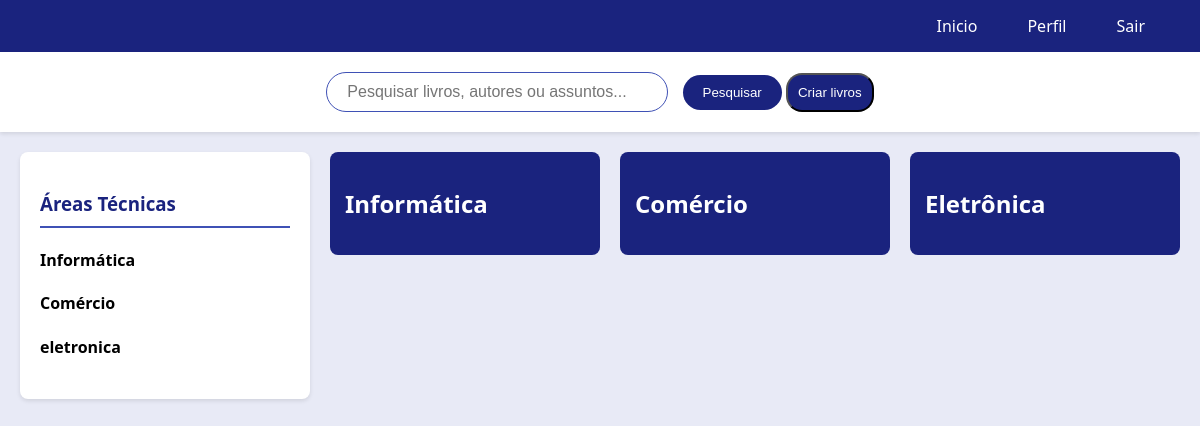
The page /livros_create/recovery (signed in) on the database as committed earlier.
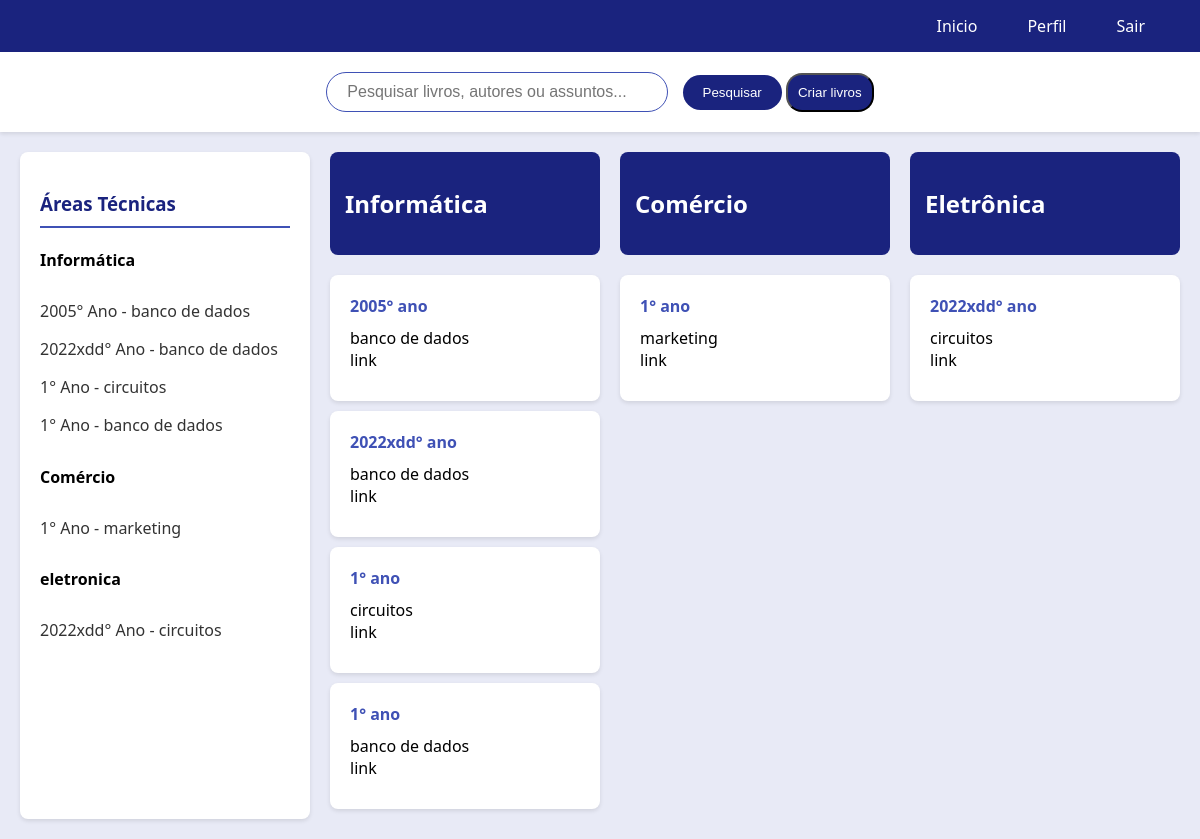
The same page on the database as committed later.
### models/livros_create.py (models this page shows, shortened)
class livros_create(db.Model):
    __tablename__= "livros_create"
    id = db.Column(db.Integer, primary_key = True)
    titulo = db.Column(db.String(100))
    ano = db.Column(db.String(100))
    curso = db.Column(db.String(100))
    link = db.Column(db.String(100))
    materia = db.Column(db.String(100))
    def __repr__(self):
        return "<livros_create {}>".format(self.id)

### controllers/livros_create.py (the view)
@bp_livros_create.route('/recovery')
def recovery():
    if request.method == 'GET':
        livros= livros_create.query.all()
        print(livros)
        return render_template("biblioteca.html",livros = livros)

### controllers/usuario.py (called while the page is built)
@lm.user_loader
def load_user(id):
    usuario = Usuario.query.filter_by(id=id).first()
    return usuario

### templates/biblioteca.html (shortened to what this page needs)
<!DOCTYPE html>
<html lang="pt-BR">
<head>
  <link rel="stylesheet" href="{{ url_for('static', filename='css/biblioteca.css') }}">
</head>
<body>
  <nav class="top-nav">
    <a href="{{url_for('inicio')}}" class="nav-link">Inicio</a>
    <a href="{{ url_for('perfil') }}" class="nav-link">Perfil</a>
    <a href="{{ url_for('usuarios.logout') }}" class="nav-link">Sair</a>
  </nav>
  <div class="search-container">
    <input type="text" class="search-input" placeholder="Pesquisar livros, autores ou assuntos...">
    <button class="search-button">Pesquisar</button>
    {% if current_user.admin == True %}
      <button class="admbutton">
        <a href="{{url_for('livros_create.create')}}">Criar livros</a>
      </button>
    {% endif %}
  </div>
  <div class="main-container">
    <div class="sidebar">
      <h3 class="sidebar-title">Áreas Técnicas</h3>
      <div class="sidebar-section">
        <h4>Informática</h4>
        {% for livro in livros %}
        {% if livro.curso == 'informatica' %}
          <a href="" class="sidebar-link">{{livro.ano}}° Ano - {{livro.materia}}</a>
        {% endif %}
      {% endfor %}
      </div>
      <div class="sidebar-section">
        <h4>Comércio</h4>
        {% for livro in livros %}
        {% if livro.curso == 'comercio' %}
          <a href="" class="sidebar-link">{{livro.ano}}° Ano - {{livro.materia}}</a>
        {% endif %}
      {% endfor %}
      </div>
      <div class="sidebar-section">
        <h4>eletronica</h4>
        {% for livro in livros %}
        {% if livro.curso == 'eletronica' %}
          <a href="" class="sidebar-link">{{livro.ano}}° Ano - {{livro.materia}}</a>
        {% endif %}
      {% endfor %}
      </div>
    </div>
    <div class="content">
      <div class="section-header">
        <h2>Informática</h2>
      </div>
      {% for livro in livros %}
        {% if livro.curso == 'informatica' %}
          <div class="course-card">
            <div class="course-code">{{ livro.ano }}° ano</div>
            <div class="course-title">
              <a href="{{ livro.link }}" target="_blank">{{ livro.materia }}</a><br>
              <a href="{{ livro.link }}" target="_blank">link</a>
            </div>
          </div>
        {% endif %}
      {% endfor %}
    </div>
    <div class="content">
      <div class="section-header">
        <h2>Comércio</h2>
      </div>
      {% for livro in livros %}
        {% if livro.curso == 'comercio' %}
          <div class="course-card">
            <div class="course-code">{{ livro.ano }}° ano</div>
            <div class="course-title">
              <a href="{{ livro.link }}" target="_blank">{{ livro.materia }}</a><br>
              <a href="{{ livro.link }}" target="_blank">link</a>
            </div>
          </div>
        {% endif %}
      {% endfor %}
    </div>
    <div class="content">
      <div class="section-header">
        <h2>Eletrônica</h2>
      </div>
      {% for livro in livros %}
        {% if livro.curso == 'eletronica' %}
          <div class="course-card">
            <div class="course-code">{{ livro.ano }}° ano</div>
            <div class="course-title">
              <a href="{{ livro.link }}" target="_blank">{{ livro.materia }}</a><br>
              <a href="{{ livro.link }}" target="_blank">link</a>
            </div>
          </div>
        {% endif %}
      {% endfor %}
    </div>
  </div>
</body>
</html>

### static/css/biblioteca.css (style rules this page uses)
:root { --primary-blue: #1a237e; --secondary-blue: #3f51b5; --light-blue: #e8eaf6; --white: #ffffff; }
body { font-family: 'Segoe UI', Tahoma, Geneva, Verdana, sans-serif; margin: 0; padding: 0; background-color: var(--light-blue); }
.course-title a { color: black; text-decoration: none; }
.top-nav { background-color: var(--primary-blue); padding: 10px 20px; display: flex; justify-content: flex-end; align-items: center; gap: 20px; }
.nav-link { color: var(--white); text-decoration: none; padding: 5px 15px; border-radius: 15px; transition: background-color 0.3s, color 0.3s; }
.search-container { background-color: var(--white); padding: 20px; text-align: center; box-shadow: 0 2px 4px rgba(0,0,0,0.1); }
.search-input { padding: 10px 20px; width: 300px; border: 1px solid var(--secondary-blue); border-radius: 20px; outline: none; font-size: 16px; }
.search-button { padding: 10px 20px; background-color: var(--primary-blue); color: var(--white); border: none; border-radius: 20px; margin-left: 10px; cursor: pointer; transition: background-color 0.3s; }
.main-container { display: flex; margin: 20px; gap: 20px; }
.sidebar { width: 250px; background-color: var(--white); padding: 20px; border-radius: 8px; box-shadow: 0 2px 4px rgba(0,0,0,0.1); }
.content { flex: 1; }
.section-header { background-color: var(--primary-blue); color: var(--white); padding: 15px; border-radius: 8px; margin-bottom: 20px; }
.course-card { background-color: var(--white); padding: 20px; margin-bottom: 10px; border-radius: 8px; box-shadow: 0 2px 4px rgba(0,0,0,0.1); transition: transform 0.3s; }
.course-code { color: var(--secondary-blue); font-weight: bold; margin-bottom: 10px; }
.course-title { color: var(--primary-blue); margin-bottom: 10px; }
.sidebar-title { color: var(--primary-blue); border-bottom: 2px solid var(--secondary-blue); padding-bottom: 10px; margin-bottom: 15px; }
.sidebar-link { display: block; color: #333; text-decoration: none; padding: 8px 0; transition: color 0.3s; }
.admbutton { background: #1a237e; color: white; padding: 10px; border-radius:16px; }
.admbutton a { text-decoration: none; color: white; }

Rows that differ between the two databases and show on the page:
added livros_create: ano "2005", materia "banco de dados"
added livros_create: ano "2022xdd", materia "banco de dados"
added livros_create: ano "1", materia "circuitos"
added livros_create: ano "1", materia "banco de dados"
added livros_create: ano "1", materia "marketing"
added livros_create: ano "2022xdd", materia "circuitos"
